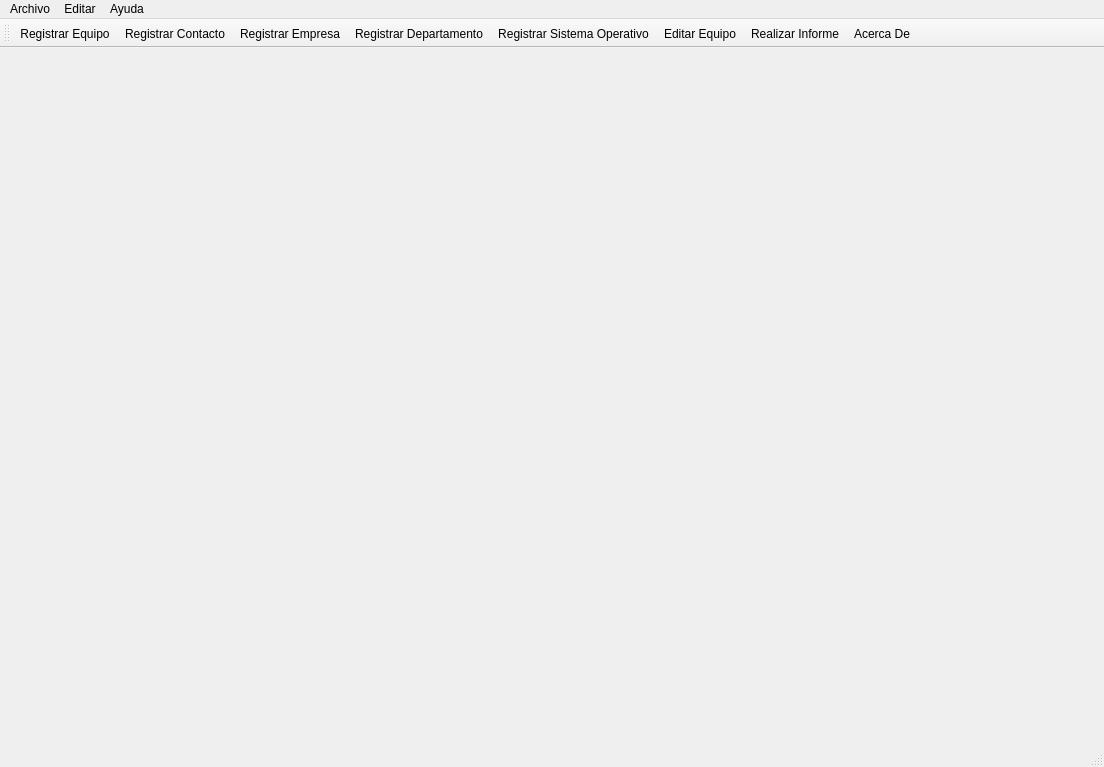
<?xml version="1.0" encoding="UTF-8"?>
<ui version="4.0">
 <class>WindowsPrincipal</class>
 <widget class="QMainWindow" name="WindowsPrincipal">
  <property name="geometry">
   <rect>
    <x>0</x>
    <y>0</y>
    <width>1104</width>
    <height>767</height>
   </rect>
  </property>
  <property name="windowTitle">
   <string>MainWindow</string>
  </property>
  <property name="styleSheet">
   <string notr="true">border-image: url(:/Fondos/Recursos/fondo13.jpg);</string>
  </property>
  <widget class="QWidget" name="centralwidget"/>
  <widget class="QMenuBar" name="menubar">
   <property name="geometry">
    <rect>
     <x>0</x>
     <y>0</y>
     <width>1104</width>
     <height>26</height>
    </rect>
   </property>
   <widget class="QMenu" name="menuArchivo">
    <property name="title">
     <string>Archivo</string>
    </property>
    <widget class="QMenu" name="menuOrdenador">
     <property name="title">
      <string>Ordenador</string>
     </property>
     <addaction name="actionRegistrar_Sistema_Operativo"/>
    </widget>
    <addaction name="actionRegistrar_Equipo"/>
    <addaction name="actionRegistrar_Contacto"/>
    <addaction name="actionRegistrar_Empresa"/>
    <addaction name="actionRegistrar_Departamento"/>
    <addaction name="actionRegistrar_Configuracion_Tipo"/>
    <addaction name="menuOrdenador"/>
    <addaction name="actionRealizarInforme"/>
    <addaction name="actionSalir"/>
   </widget>
   <widget class="QMenu" name="menuAyuda">
    <property name="title">
     <string>Ayuda</string>
    </property>
    <addaction name="actionAcerca_De"/>
   </widget>
   <widget class="QMenu" name="menuEditar">
    <property name="title">
     <string>Editar</string>
    </property>
    <widget class="QMenu" name="menuOrdenador_2">
     <property name="title">
      <string>Ordenador</string>
     </property>
     <addaction name="actionEditar_Sistema_Operativo"/>
    </widget>
    <addaction name="actionEditar_Equipo"/>
    <addaction name="actionEditar_Departamento"/>
    <addaction name="actionEditar_Empresa"/>
    <addaction name="actionEditar_Contacto"/>
    <addaction name="actionEditar_Configuracion_Tipo"/>
    <addaction name="menuOrdenador_2"/>
   </widget>
   <addaction name="menuArchivo"/>
   <addaction name="menuEditar"/>
   <addaction name="menuAyuda"/>
  </widget>
  <widget class="QStatusBar" name="statusbar"/>
  <widget class="QToolBar" name="toolBar">
   <property name="windowTitle">
    <string>toolBar</string>
   </property>
   <property name="iconSize">
    <size>
     <width>45</width>
     <height>45</height>
    </size>
   </property>
   <attribute name="toolBarArea">
    <enum>TopToolBarArea</enum>
   </attribute>
   <attribute name="toolBarBreak">
    <bool>false</bool>
   </attribute>
   <addaction name="actionRegistrar_Equipo"/>
   <addaction name="actionRegistrar_Contacto"/>
   <addaction name="actionRegistrar_Empresa"/>
   <addaction name="actionRegistrar_Departamento"/>
   <addaction name="actionRegistrar_Sistema_Operativo"/>
   <addaction name="actionEditar_Equipo"/>
   <addaction name="actionRealizarInforme"/>
   <addaction name="actionAcerca_De"/>
  </widget>
  <action name="actionRegistrar_Contacto">
   <property name="icon">
    <iconset resource="decorativos.qrc">
     <normaloff>:/Iconos/Recursos/iconoContacto.ico</normaloff>:/Iconos/Recursos/iconoContacto.ico</iconset>
   </property>
   <property name="text">
    <string>Registrar Contacto</string>
   </property>
   <property name="shortcut">
    <string>Ctrl+1</string>
   </property>
  </action>
  <action name="actionRegistrar_Empresa">
   <property name="icon">
    <iconset resource="decorativos.qrc">
     <normaloff>:/Iconos/Recursos/iconoEmpresa.ico</normaloff>:/Iconos/Recursos/iconoEmpresa.ico</iconset>
   </property>
   <property name="text">
    <string>Registrar Empresa</string>
   </property>
  </action>
  <action name="actionRegistrar_Departamento">
   <property name="icon">
    <iconset resource="decorativos.qrc">
     <normaloff>:/Iconos/Recursos/iconoDepar.png</normaloff>:/Iconos/Recursos/iconoDepar.png</iconset>
   </property>
   <property name="text">
    <string>Registrar Departamento</string>
   </property>
  </action>
  <action name="actionRegistrar_Configuracion_Tipo">
   <property name="icon">
    <iconset resource="decorativos.qrc">
     <normaloff>:/Iconos/Recursos/conifTip.png</normaloff>:/Iconos/Recursos/conifTip.png</iconset>
   </property>
   <property name="text">
    <string>Registrar Configuracion Tipo</string>
   </property>
  </action>
  <action name="actionAcerca_De">
   <property name="icon">
    <iconset resource="decorativos.qrc">
     <normaloff>:/Iconos/Recursos/iconoAcercaDe.svg</normaloff>:/Iconos/Recursos/iconoAcercaDe.svg</iconset>
   </property>
   <property name="text">
    <string>Acerca De</string>
   </property>
  </action>
  <action name="actionAgradecimientos">
   <property name="text">
    <string>Agradecimientos</string>
   </property>
  </action>
  <action name="actionRegistrar_Equipo">
   <property name="icon">
    <iconset resource="decorativos.qrc">
     <normaloff>:/Iconos/Recursos/icono1.svg</normaloff>:/Iconos/Recursos/icono1.svg</iconset>
   </property>
   <property name="text">
    <string>Registrar Equipo</string>
   </property>
  </action>
  <action name="actionRegistrar_Sistema_Operativo">
   <property name="icon">
    <iconset resource="decorativos.qrc">
     <normaloff>:/Iconos/Recursos/iconoSo.ico</normaloff>:/Iconos/Recursos/iconoSo.ico</iconset>
   </property>
   <property name="text">
    <string>Registrar Sistema Operativo</string>
   </property>
  </action>
  <action name="actionEditar_Equipo">
   <property name="icon">
    <iconset resource="decorativos.qrc">
     <normaloff>:/Iconos/Recursos/iconoActualizar.png</normaloff>:/Iconos/Recursos/iconoActualizar.png</iconset>
   </property>
   <property name="text">
    <string>Editar Equipo</string>
   </property>
  </action>
  <action name="actionEditar_Departamento">
   <property name="icon">
    <iconset resource="decorativos.qrc">
     <normaloff>:/Iconos/Recursos/iconoDepar.png</normaloff>:/Iconos/Recursos/iconoDepar.png</iconset>
   </property>
   <property name="text">
    <string>Editar Deparamento</string>
   </property>
  </action>
  <action name="actionEditar_Empresa">
   <property name="icon">
    <iconset resource="decorativos.qrc">
     <normaloff>:/Iconos/Recursos/iconoEmpresa.ico</normaloff>:/Iconos/Recursos/iconoEmpresa.ico</iconset>
   </property>
   <property name="text">
    <string>Editar Empresa</string>
   </property>
  </action>
  <action name="actionEditar_Configuracion_Tipo">
   <property name="text">
    <string>Editar Configuracion Tipo</string>
   </property>
  </action>
  <action name="actionEditar_Sistema_Operativo">
   <property name="icon">
    <iconset resource="decorativos.qrc">
     <normaloff>:/Iconos/Recursos/iconoSo.ico</normaloff>:/Iconos/Recursos/iconoSo.ico</iconset>
   </property>
   <property name="text">
    <string>Editar Sistema Operativo</string>
   </property>
  </action>
  <action name="actionSalir">
   <property name="text">
    <string>Salir</string>
   </property>
  </action>
  <action name="actionEditar_Contacto">
   <property name="icon">
    <iconset resource="decorativos.qrc">
     <normaloff>:/Iconos/Recursos/iconoContacto.ico</normaloff>:/Iconos/Recursos/iconoContacto.ico</iconset>
   </property>
   <property name="text">
    <string>Editar Contacto</string>
   </property>
  </action>
  <action name="actionRealizarInforme">
   <property name="icon">
    <iconset resource="decorativos.qrc">
     <normaloff>:/Iconos/Recursos/iconoInforme1.svg</normaloff>:/Iconos/Recursos/iconoInforme1.svg</iconset>
   </property>
   <property name="text">
    <string>Realizar Informe</string>
   </property>
  </action>
 </widget>
 <resources>
  <include location="decorativos.qrc"/>
 </resources>
 <connections/>
</ui>
